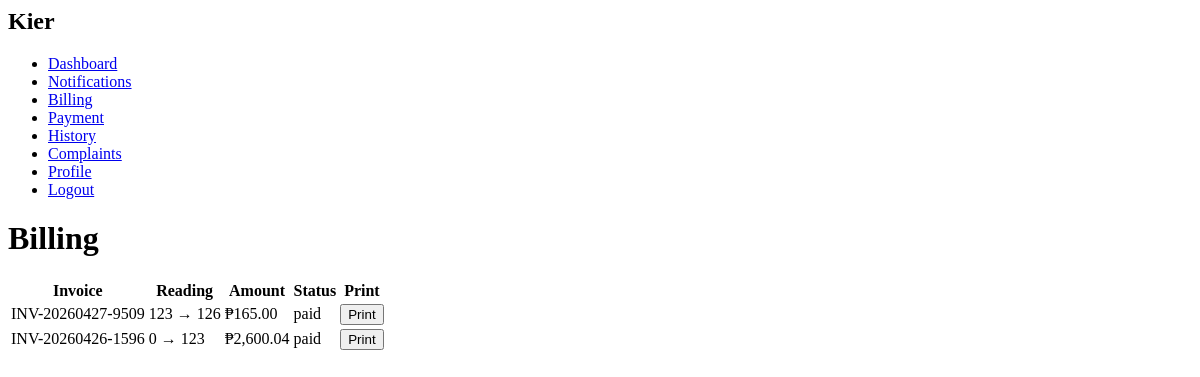
/user_billing.php (signed in), run on the app's committed database.
### tables this page shows
CREATE TABLE `users` (
  `id` int(11) NOT NULL,
  `first_name` varchar(50) DEFAULT NULL,
  `last_name` varchar(50) DEFAULT NULL,
  `email` varchar(100) DEFAULT NULL,
  `contact_no` varchar(20) DEFAULT NULL,
  `password` varchar(255) DEFAULT NULL,
  `role` enum('user','admin','accountant','agent') DEFAULT 'user',
  `meter_number` varchar(50) DEFAULT NULL,
  `barangay` varchar(100) DEFAULT NULL,
  `street` varchar(100) DEFAULT NULL,
  `status` enum('active','inactive') DEFAULT 'active',
  `created_at` timestamp NOT NULL DEFAULT current_timestamp(),
  `user_code` varchar(50) DEFAULT NULL,
  `avatar` varchar(255) DEFAULT 'default.png'
);

CREATE TABLE `invoices` (
  `id` int(11) NOT NULL,
  `user_id` int(11) DEFAULT NULL,
  `reading_id` int(11) DEFAULT NULL,
  `invoice_no` varchar(50) DEFAULT NULL,
  `consumption` int(11) DEFAULT NULL,
  `rate` decimal(10,2) DEFAULT 10.00,
  `amount` decimal(10,2) DEFAULT NULL,
  `due_date` date DEFAULT NULL,
  `status` enum('unpaid','pending_verification','paid','overdue') DEFAULT 'unpaid',
  `issued_by` int(11) DEFAULT NULL,
  `created_at` timestamp NOT NULL DEFAULT current_timestamp()
);

CREATE TABLE `meter_readings` (
  `id` int(11) NOT NULL,
  `user_id` int(11) DEFAULT NULL,
  `agent_id` int(11) DEFAULT NULL,
  `previous_reading` int(11) DEFAULT 0,
  `current_reading` int(11) DEFAULT NULL,
  `consumption` int(11) DEFAULT NULL,
  `reading_date` date DEFAULT NULL,
  `status` enum('pending','completed') DEFAULT 'completed',
  `created_at` timestamp NOT NULL DEFAULT current_timestamp()
);

### user_billing.php (the view, shortened to what this page needs)
<?php
include "db.php";
$user_id = $_SESSION['user_id'];
$user = $conn->query("SELECT * FROM users WHERE id='$user_id'")->fetch_assoc();
$bills = $conn->query("
SELECT i.*, mr.previous_reading, mr.current_reading
FROM invoices i
JOIN meter_readings mr ON i.reading_id = mr.id
WHERE i.user_id='$user_id'
ORDER BY i.created_at DESC
");
?>
<link rel="stylesheet" href="dashboard.css">
<div class="layout">
    <div class="sidebar">
        <h2><?php echo $user['first_name']; ?></h2>
        <ul>
            <li><a href="user_dashboard.php">Dashboard</a></li>
            <li><a href="user_notifications.php">Notifications</a></li>
            <li><a href="user_billing.php">Billing</a></li>
            <li><a href="user_payments.php">Payment</a></li>
            <li><a href="user_history.php">History</a></li>
            <li><a href="user_complaints.php">Complaints</a></li>
            <li><a href="profile.php">Profile</a></li>
            <li><a href="logout.php">Logout</a></li>
        </ul>
    </div>
    <div class="main">
        <h1>Billing</h1>
        <table>
            <tr>
                <th>Invoice</th>
                <th>Reading</th>
                <th>Amount</th>
                <th>Status</th>
                <th>Print</th>
            </tr>
            <?php while($b = $bills->fetch_assoc()): ?>
            <tr>
            <td><?php echo $b['invoice_no']; ?></td>
            <td><?php echo $b['previous_reading']." → ".$b['current_reading']; ?></td>
            <td>₱<?php echo number_format($b['amount'],2); ?></td>
            <td><?php echo $b['status']; ?></td>
            <td>
            <a href="print_invoice.php?id=<?php echo $b['id']; ?>" target="_blank">
            <button>Print</button>
            </a>
            </td>
            </tr>
            <?php endwhile; ?>
        </table>
    </div>
</div>

### data on the page
users: first_name "Kier"
invoices: invoice_no "INV-20260427-9509", meter_readings.previous_reading "123", meter_readings.current_reading "126", amount "165.00", status "paid"
invoices: invoice_no "INV-20260426-1596", meter_readings.previous_reading "0", meter_readings.current_reading "123", amount "2,600.04", status "paid"
